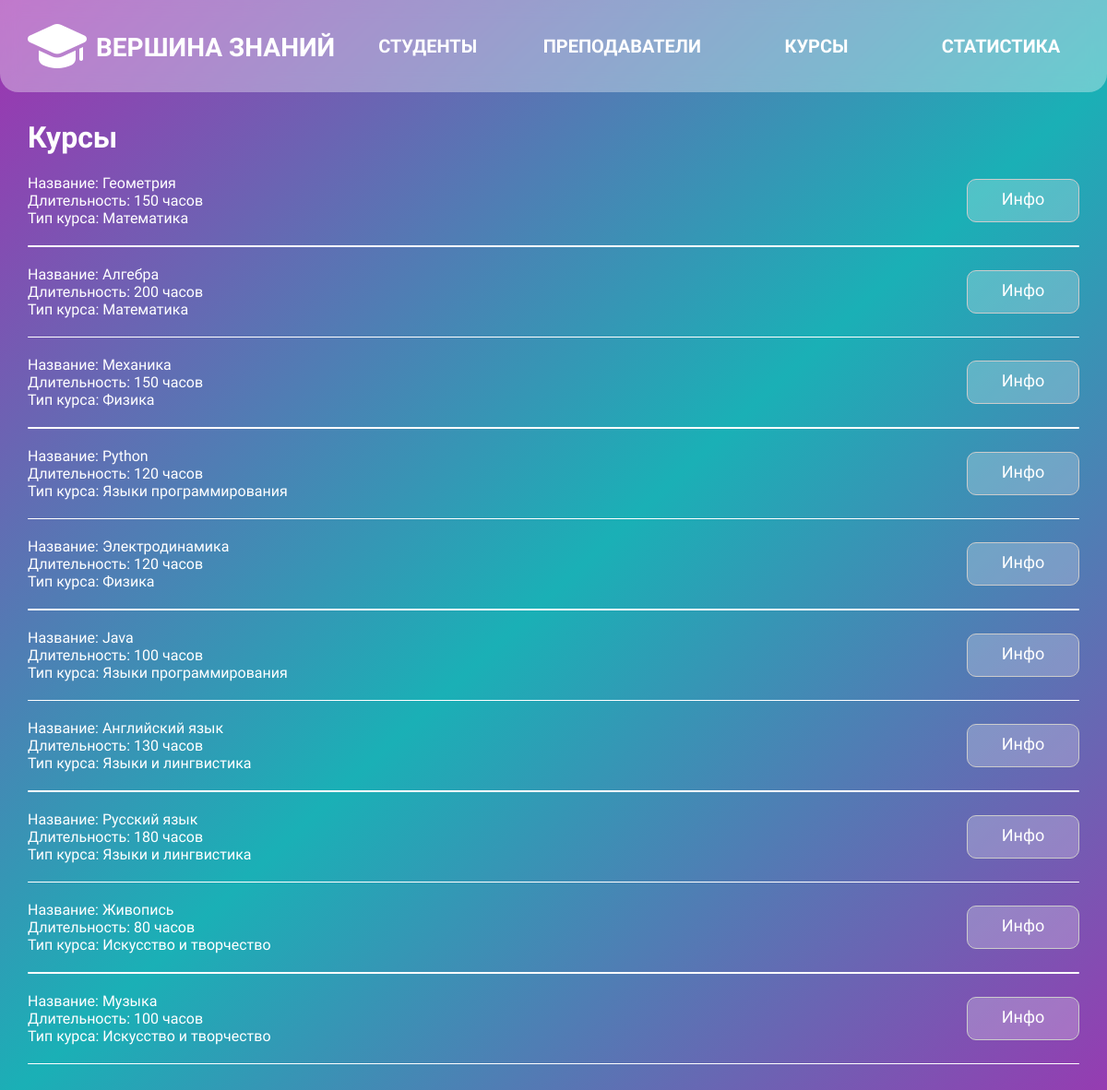
/view-courses/, run on the app's committed database.
### main/models.py (models this page shows, shortened)
class Course(models.Model):
    course_name = models.CharField(max_length=255)
    duration = models.IntegerField()
    course_type = models.ForeignKey(CourseType, on_delete=models.CASCADE)

class CourseType(models.Model):
    course_type = models.CharField(max_length=255)
    difficulty_coefficient = models.IntegerField()

### main/views.py (the view)
# urls.py: path('view-courses/', view_courses, name='view_courses'),
def view_courses(request):
    courses = Course.objects.all()
    return render(request, 'main/view_courses.html', {'courses': courses})

### main/templates/main/view_courses.html (shortened to what this page needs)
{% extends 'main/base.html' %}
{% block content %}
   <h1>Курсы</h1>
{% for course in courses %}
<div class="student-info">
    Название: {{ course.course_name }}<br>
    Длительность: {{ course.duration }} часов<br>
    Тип курса: {{ course.course_type.course_type }}<br>
    <div class="func-btns">
            <a href="{% url 'course_info' course.id %}" class="func-btn-edit" >Инфо</a>
    </div>
</div>
<div class="centered-bar"></div>
{% endfor %}
{% endblock %}

### main/static/main/style/main.css (style rules this page uses)
body { font-family: 'Ubuntu', sans-serif; margin: 0; background: rgb(161,49,177); background: -moz-linear-gradient(137deg, rgba(161,49,177,1) 0%, rgba(26,176,182,1) 50%, rgba(161,49,177,1) 100%); background: -webkit-linear-gradient(137deg, rgba(161,49,177,1) 0%, rgba(26,176,182,1) 50%, rgba(161,49,177,1) 100%); background: linear-gradient(137deg, rgba(161,49,177,1) 0%, rgba(26,176,182,1) 50%, rgba(161,49,177,1) 100%); filter: progid:DXImageTransform.Microsoft.gradient(startColorstr="#a131b1",endColorstr="#a131b1",GradientType=1); height: 100vh; color: var(--text-color); background-attachment: fixed; }
:root { --primary-color: #027683; --button-background: #027683; --text-color: white; --text-color-alt: #9aae1b; --hover-color: #9a1a97; }
.student-info { display: flex; justify-content: space-between; align-items: center; margin-bottom: 20px; }
.func-btns { display: flex; justify-content:flex-end; width: 830px; }
.func-btn-edit { text-align: center; min-width: 100px; min-height: 25px; font-size: 18px; padding: 10px; background: rgba(255, 255, 255, 0.24); color: var(--text-color); border: none; border-radius: 10px; cursor: pointer; text-decoration: none; transition: background-color 0.3s; text-align: center; border: 1px solid #ccc; }
.centered-bar { width: 100%; height: 1.5px; background-color: var(--text-color); margin: 20px auto; border-radius: 5px; }

### data on the page
Course: course_name "Геометрия", duration "150", course_type.course_type "Математика"
Course: course_name "Алгебра", duration "200", course_type.course_type "Математика"
Course: course_name "Механика", duration "150", course_type.course_type "Физика"
Course: course_name "Python", duration "120", course_type.course_type "Языки программирования"
Course: course_name "Электродинамика", duration "120", course_type.course_type "Физика"
Course: course_name "Java", duration "100", course_type.course_type "Языки программирования"
Course: course_name "Английский язык", duration "130", course_type.course_type "Языки и лингвистика"
Course: course_name "Русский язык", duration "180", course_type.course_type "Языки и лингвистика"
Course: course_name "Живопись", duration "80", course_type.course_type "Искусство и творчество"
Course: course_name "Музыка", duration "100", course_type.course_type "Искусство и творчество"
